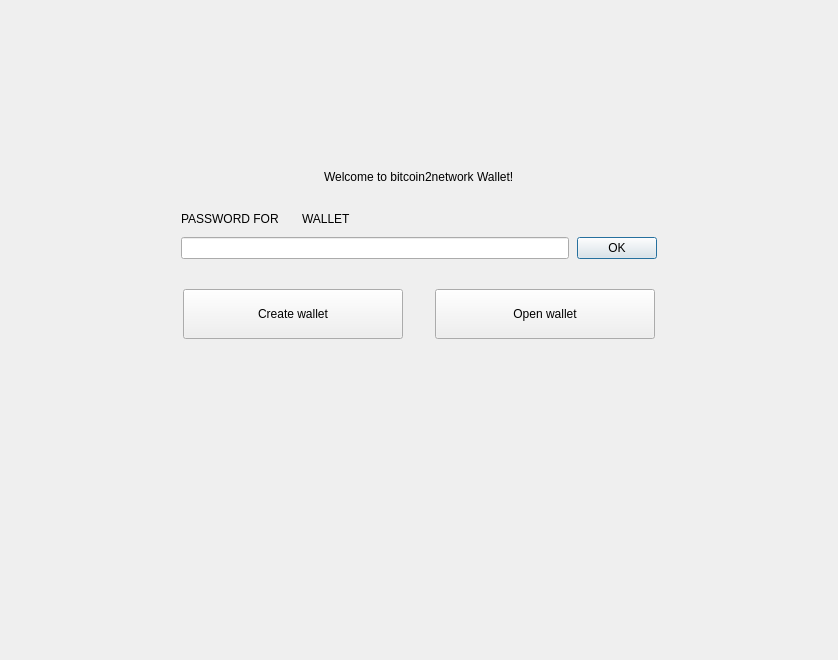
<?xml version="1.0" encoding="UTF-8"?>
<ui version="4.0">
 <class>NoWalletFrame</class>
 <widget class="QFrame" name="NoWalletFrame">
  <property name="geometry">
   <rect>
    <x>0</x>
    <y>0</y>
    <width>838</width>
    <height>660</height>
   </rect>
  </property>
  <property name="windowTitle">
   <string>Frame</string>
  </property>
  <property name="frameShape">
   <enum>QFrame::NoFrame</enum>
  </property>
  <property name="frameShadow">
   <enum>QFrame::Raised</enum>
  </property>
  <layout class="QVBoxLayout" name="verticalLayout">
   <property name="spacing">
    <number>0</number>
   </property>
   <property name="leftMargin">
    <number>0</number>
   </property>
   <property name="topMargin">
    <number>0</number>
   </property>
   <property name="rightMargin">
    <number>0</number>
   </property>
   <property name="bottomMargin">
    <number>0</number>
   </property>
   <item>
    <spacer name="verticalSpacer">
     <property name="orientation">
      <enum>Qt::Vertical</enum>
     </property>
     <property name="sizeType">
      <enum>QSizePolicy::Fixed</enum>
     </property>
     <property name="sizeHint" stdset="0">
      <size>
       <width>20</width>
       <height>170</height>
      </size>
     </property>
    </spacer>
   </item>
   <item alignment="Qt::AlignHCenter">
    <widget class="WalletGui::WalletHeaderLabel" name="m_welcomeLabel">
     <property name="text">
      <string>Welcome to bitcoin2network Wallet!</string>
     </property>
    </widget>
   </item>
   <item>
    <spacer name="verticalSpacer_4">
     <property name="orientation">
      <enum>Qt::Vertical</enum>
     </property>
     <property name="sizeType">
      <enum>QSizePolicy::Fixed</enum>
     </property>
     <property name="sizeHint" stdset="0">
      <size>
       <width>20</width>
       <height>25</height>
      </size>
     </property>
    </spacer>
   </item>
   <item alignment="Qt::AlignHCenter">
    <widget class="QFrame" name="m_passwordFrame">
     <property name="minimumSize">
      <size>
       <width>476</width>
       <height>0</height>
      </size>
     </property>
     <property name="maximumSize">
      <size>
       <width>338</width>
       <height>16777215</height>
      </size>
     </property>
     <property name="frameShape">
      <enum>QFrame::NoFrame</enum>
     </property>
     <property name="frameShadow">
      <enum>QFrame::Raised</enum>
     </property>
     <layout class="QVBoxLayout" name="verticalLayout_2">
      <property name="spacing">
       <number>8</number>
      </property>
      <property name="leftMargin">
       <number>0</number>
      </property>
      <property name="topMargin">
       <number>0</number>
      </property>
      <property name="rightMargin">
       <number>0</number>
      </property>
      <property name="bottomMargin">
       <number>0</number>
      </property>
      <item>
       <layout class="QHBoxLayout" name="horizontalLayout_4">
        <item>
         <widget class="QLabel" name="m_passwordTextLabel">
          <property name="sizePolicy">
           <sizepolicy hsizetype="Maximum" vsizetype="Preferred">
            <horstretch>0</horstretch>
            <verstretch>0</verstretch>
           </sizepolicy>
          </property>
          <property name="styleSheet">
           <string notr="true">[errorState=&quot;true&quot;] {
  color: #ef3131;
}</string>
          </property>
          <property name="text">
           <string>PASSWORD FOR</string>
          </property>
         </widget>
        </item>
        <item>
         <widget class="QLabel" name="m_walletNameLabel">
          <property name="text">
           <string/>
          </property>
         </widget>
        </item>
        <item>
         <widget class="QLabel" name="m_walletTextLabel">
          <property name="text">
           <string>WALLET</string>
          </property>
         </widget>
        </item>
        <item>
         <spacer name="horizontalSpacer_4">
          <property name="orientation">
           <enum>Qt::Horizontal</enum>
          </property>
          <property name="sizeHint" stdset="0">
           <size>
            <width>40</width>
            <height>20</height>
           </size>
          </property>
         </spacer>
        </item>
       </layout>
      </item>
      <item>
       <layout class="QHBoxLayout" name="horizontalLayout_5">
        <item>
         <widget class="QLineEdit" name="m_passwordEdit">
          <property name="sizePolicy">
           <sizepolicy hsizetype="Expanding" vsizetype="Fixed">
            <horstretch>0</horstretch>
            <verstretch>0</verstretch>
           </sizepolicy>
          </property>
          <property name="styleSheet">
           <string notr="true">[errorState=&quot;true&quot;] {
  border-color: #ef3131;
}</string>
          </property>
          <property name="echoMode">
           <enum>QLineEdit::Password</enum>
          </property>
         </widget>
        </item>
        <item>
         <widget class="WalletGui::WalletOkButton" name="m_okButton">
          <property name="enabled">
           <bool>true</bool>
          </property>
          <property name="text">
           <string>OK</string>
          </property>
          <property name="default">
           <bool>true</bool>
          </property>
         </widget>
        </item>
       </layout>
      </item>
     </layout>
    </widget>
   </item>
   <item>
    <spacer name="verticalSpacer_2">
     <property name="orientation">
      <enum>Qt::Vertical</enum>
     </property>
     <property name="sizeType">
      <enum>QSizePolicy::Fixed</enum>
     </property>
     <property name="sizeHint" stdset="0">
      <size>
       <width>20</width>
       <height>30</height>
      </size>
     </property>
    </spacer>
   </item>
   <item>
    <layout class="QHBoxLayout" name="horizontalLayout">
     <property name="spacing">
      <number>0</number>
     </property>
     <item>
      <spacer name="horizontalSpacer_2">
       <property name="orientation">
        <enum>Qt::Horizontal</enum>
       </property>
       <property name="sizeHint" stdset="0">
        <size>
         <width>40</width>
         <height>20</height>
        </size>
       </property>
      </spacer>
     </item>
     <item>
      <widget class="WalletGui::WalletLargeBlueButton" name="m_createWalletButton">
       <property name="sizePolicy">
        <sizepolicy hsizetype="Fixed" vsizetype="Fixed">
         <horstretch>0</horstretch>
         <verstretch>0</verstretch>
        </sizepolicy>
       </property>
       <property name="minimumSize">
        <size>
         <width>220</width>
         <height>50</height>
        </size>
       </property>
       <property name="maximumSize">
        <size>
         <width>220</width>
         <height>50</height>
        </size>
       </property>
       <property name="text">
        <string>Create wallet</string>
       </property>
      </widget>
     </item>
     <item>
      <spacer name="horizontalSpacer">
       <property name="orientation">
        <enum>Qt::Horizontal</enum>
       </property>
       <property name="sizeType">
        <enum>QSizePolicy::Fixed</enum>
       </property>
       <property name="sizeHint" stdset="0">
        <size>
         <width>32</width>
         <height>20</height>
        </size>
       </property>
      </spacer>
     </item>
     <item>
      <widget class="WalletGui::WalletLargeBlueButton" name="m_openWalletButton">
       <property name="sizePolicy">
        <sizepolicy hsizetype="Fixed" vsizetype="Fixed">
         <horstretch>0</horstretch>
         <verstretch>0</verstretch>
        </sizepolicy>
       </property>
       <property name="minimumSize">
        <size>
         <width>220</width>
         <height>50</height>
        </size>
       </property>
       <property name="maximumSize">
        <size>
         <width>220</width>
         <height>50</height>
        </size>
       </property>
       <property name="text">
        <string>Open wallet</string>
       </property>
      </widget>
     </item>
     <item>
      <spacer name="horizontalSpacer_3">
       <property name="orientation">
        <enum>Qt::Horizontal</enum>
       </property>
       <property name="sizeHint" stdset="0">
        <size>
         <width>40</width>
         <height>20</height>
        </size>
       </property>
      </spacer>
     </item>
    </layout>
   </item>
   <item>
    <spacer name="verticalSpacer_3">
     <property name="orientation">
      <enum>Qt::Vertical</enum>
     </property>
     <property name="sizeHint" stdset="0">
      <size>
       <width>20</width>
       <height>376</height>
      </size>
     </property>
    </spacer>
   </item>
  </layout>
 </widget>
 <customwidgets>
  <customwidget>
   <class>WalletGui::WalletOkButton</class>
   <extends>QPushButton</extends>
   <header>Gui/Common/WalletOkButton.h</header>
  </customwidget>
  <customwidget>
   <class>WalletGui::WalletHeaderLabel</class>
   <extends>QLabel</extends>
   <header>Gui/Common/WalletTextLabel.h</header>
  </customwidget>
  <customwidget>
   <class>WalletGui::WalletLargeBlueButton</class>
   <extends>QPushButton</extends>
   <header>Gui/Common/WalletBlueButton.h</header>
  </customwidget>
 </customwidgets>
 <resources/>
 <connections>
  <connection>
   <sender>m_okButton</sender>
   <signal>clicked()</signal>
   <receiver>NoWalletFrame</receiver>
   <slot>okClicked()</slot>
   <hints>
    <hint type="sourcelabel">
     <x>498</x>
     <y>266</y>
    </hint>
    <hint type="destinationlabel">
     <x>418</x>
     <y>329</y>
    </hint>
   </hints>
  </connection>
  <connection>
   <sender>m_passwordEdit</sender>
   <signal>textChanged(QString)</signal>
   <receiver>NoWalletFrame</receiver>
   <slot>passwordChanged(QString)</slot>
   <hints>
    <hint type="sourcelabel">
     <x>374</x>
     <y>265</y>
    </hint>
    <hint type="destinationlabel">
     <x>418</x>
     <y>329</y>
    </hint>
   </hints>
  </connection>
  <connection>
   <sender>m_passwordEdit</sender>
   <signal>returnPressed()</signal>
   <receiver>m_okButton</receiver>
   <slot>click()</slot>
   <hints>
    <hint type="sourcelabel">
     <x>374</x>
     <y>265</y>
    </hint>
    <hint type="destinationlabel">
     <x>616</x>
     <y>256</y>
    </hint>
   </hints>
  </connection>
 </connections>
 <slots>
  <signal>createWalletClickedSignal()</signal>
  <signal>openWalletClickedSignal()</signal>
  <slot>okClicked()</slot>
  <slot>passwordChanged(QString)</slot>
 </slots>
</ui>
